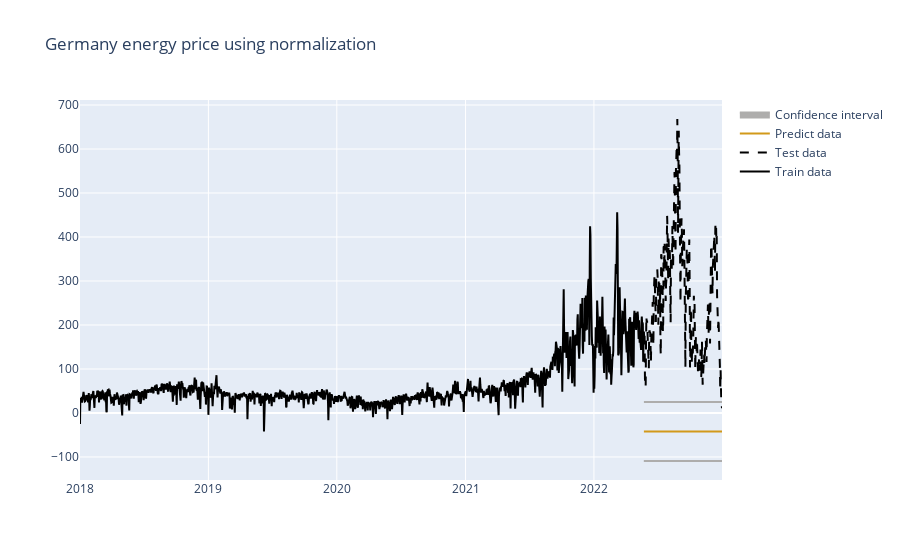

Notebook source saved alongside this figure:
### Code cell
plot_predict_vs_test(energy_prices_df,
                         y_test_unscaled,
                         y_pred_unscaled,
                         'Germany energy price using normalization', True)

### Figure 1 — Plotly figure (JSON) as saved in the notebook; plotly's stock layout.template omitted (floating-point values rounded to 4 significant figures; data arrays with more than 128 entries replaced by an {"elided": "..."} marker saying what was removed)
{"data": [{"line": {"color": "rgba(0,0,0,1)"}, "name": "Train data", "type": "scatter", "x": {"elided": "1644 str values"}, "y": {"elided": "1644 float values"}}, {"line": {"color": "rgba(0,0,0,1)", "dash": "dash"}, "name": "Test data", "type": "scatter", "x": {"elided": "223 str values"}, "y": {"elided": "223 float values"}}, {"line": {"color": "rgba(210, 153, 26, 1)"}, "name": "Predict data", "type": "scatter", "x": {"elided": "223 str values"}, "y": {"elided": "223 float values"}}, {"line": {"color": "rgba(174, 173, 172, 1)"}, "showlegend": false, "type": "scatter", "x": {"elided": "223 str values"}, "y": {"elided": "223 float values"}}, {"line": {"color": "rgba(174, 173, 172, 1)"}, "showlegend": false, "type": "scatter", "x": {"elided": "223 str values"}, "y": {"elided": "223 float values"}}, {"fill": "tonexty", "fillcolor": "rgba(174, 173, 172, 1)", "line": {"color": "rgba(174, 173, 172, 1)"}, "name": "Confidence interval", "type": "scatter", "x": {"elided": "223 str values"}, "y": {"elided": "223 float values"}}], "layout": {"title": {"text": "Germany energy price using normalization"}}}
